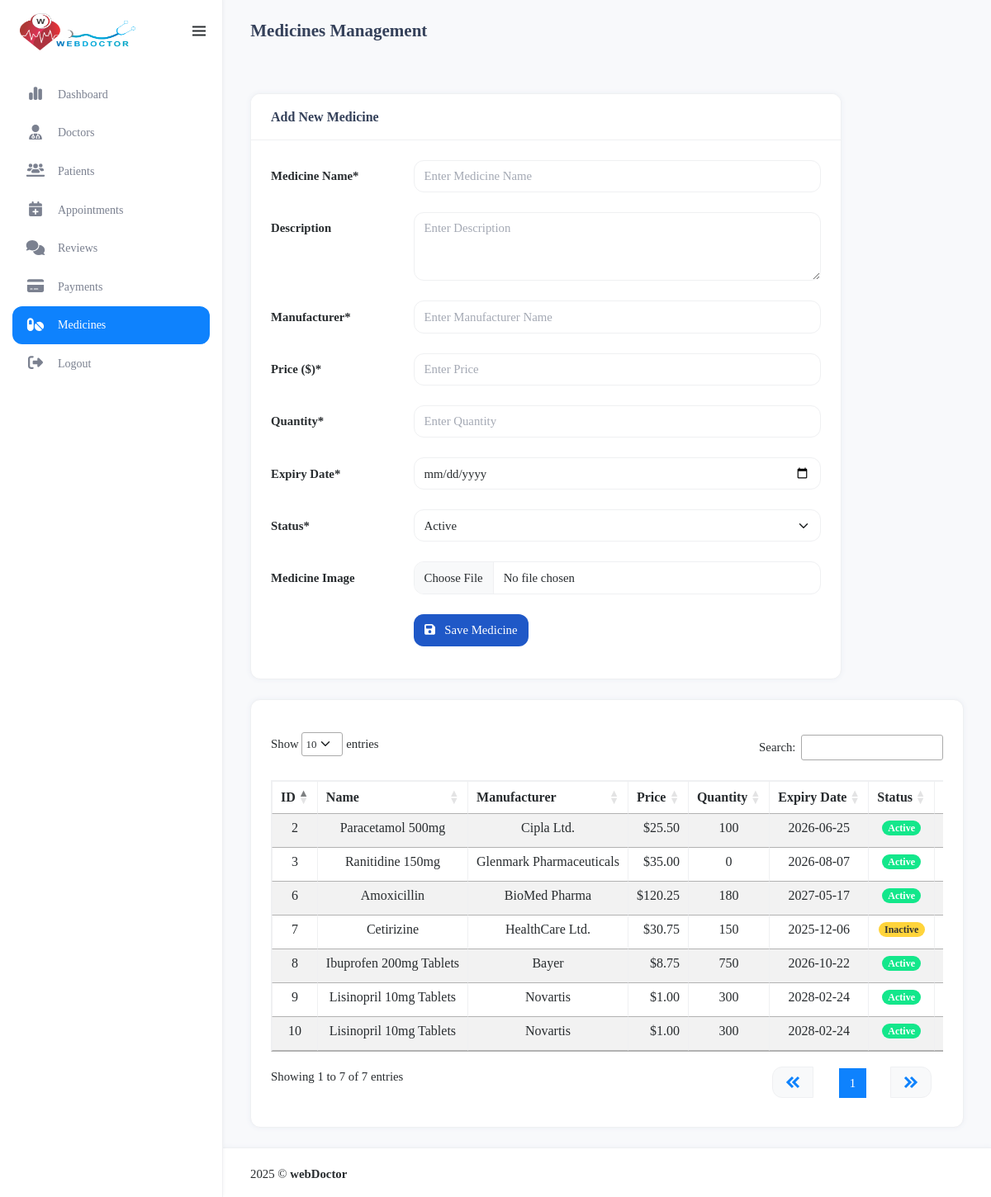
Before: /admin_manage_medicines/ with the older database file.
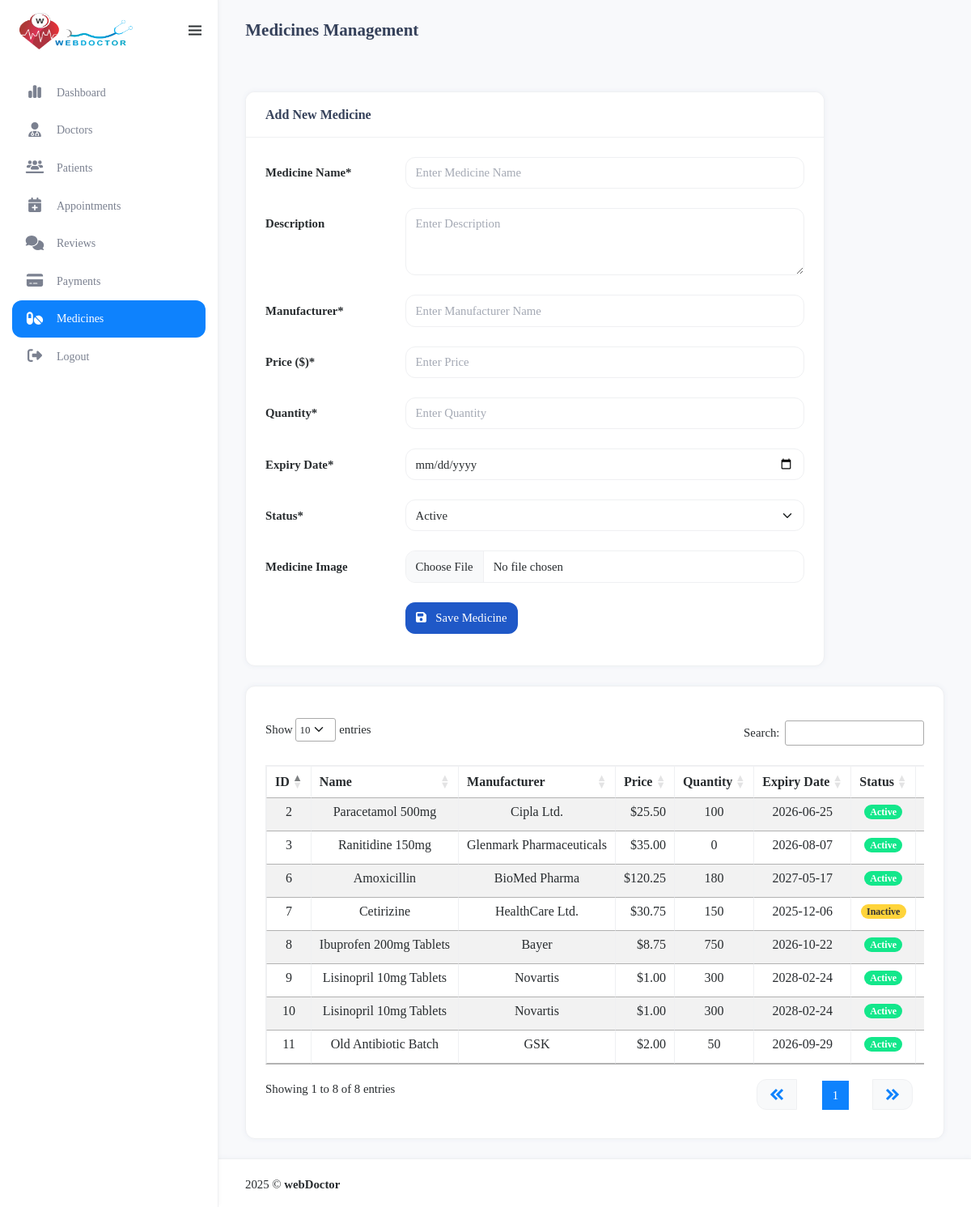
After: the same page with the newer database file.
### myapp/models.py (models this page shows, shortened)
class Medicine(models.Model):
    STATUS_CHOICES = (
        ('Active', 'Active'),
        ('Inactive', 'Inactive'),
        ('Discontinued', 'Discontinued'),
    )
    name = models.CharField(max_length=100)
    description = models.TextField()
    manufacturer = models.CharField(max_length=100)
    price = models.DecimalField(max_digits=10, decimal_places=2)
    quantity = models.PositiveIntegerField()
    expiry_date = models.DateField()
    status = models.CharField(max_length=20, choices=STATUS_CHOICES, default='Active')
    created_at = models.DateTimeField(default=now)
    img = models.ImageField(upload_to='profile_pics/', blank=True, null=True)
    updated_at = models.DateTimeField(auto_now=True)

### myapp/views.py (the view)
# urls.py: path("admin_manage_medicines/",views.admin_manage_medicines,name="admin_manage_medicines"),
def admin_manage_medicines(request):
    medicines = Medicine.objects.all().order_by('-id')
    context = {
        'all': medicines,
        'is_edit_mode': False  # Default to add mode
    }
    return render(request, 'admin_manage_medicines.html', context)

### myapp/templates/admin_manage_medicines.html (shortened to what the changed rows need)
{% load static %}
<html lang="en" style="transform: none" class="fontawesome-i2svg-active fontawesome-i2svg-complete">
<head>
    <link href="{%static 'assets/admin_css/bootstrap.min.css' %}" id="bootstrap-style" rel="stylesheet" type="text/css" />
    <link href="{%static 'assets/admin_css/app.min.css' %}" id="app-style" rel="stylesheet" type="text/css" />
    <link href="{%static 'assets/admin_css/icons.min.css' %}" rel="stylesheet" type="text/css" />
    <link rel="stylesheet" href="https://cdnjs.cloudflare.com/ajax/libs/boxicons/2.1.4/css/boxicons.min.css" />
    <link rel="stylesheet" type="text/css" href="https://cdn.datatables.net/1.13.6/css/dataTables.bootstrap5.min.css" />
    <link rel="stylesheet" type="text/css" href="https://cdn.datatables.net/responsive/2.5.0/css/responsive.bootstrap5.min.css" />
    <link rel="stylesheet" href="https://cdnjs.cloudflare.com/ajax/libs/jquery-confirm/3.3.2/jquery-confirm.min.css" />
    <link rel="stylesheet" href="https://cdnjs.cloudflare.com/ajax/libs/font-awesome/6.4.2/css/all.min.css">
</head>
<body>
    <div id="layout-wrapper">
        <div class="main-content">
            <div class="page-content">
                <div class="container-fluid mt-3">
                    <div class="row">
                        <div class="col-12">
                            <div class="card">
                                <div class="card-body">
                                    <div class="table-responsive">
                                        <table id="medicineTable" class="table table-striped table-bordered dt-responsive nowrap" style="width:100%">
                                            <thead class="text-center">
                                                <tr>
                                                    <th>ID</th>
                                                    <th>Name</th>
                                                    <th>Manufacturer</th>
                                                    <th>Price</th>
                                                    <th>Quantity</th>
                                                    <th>Expiry Date</th>
                                                    <th>Status</th>
                                                    <th>Actions</th>
                                                </tr>
                                            </thead>
                                            <tbody class="text-center">
                                                {% for medicine in all %}
                                                <tr>
                                                    <td class="text-center">{{ medicine.id }}</td>
                                                    <td>{{ medicine.name }}</td>
                                                    <td>{{ medicine.manufacturer }}</td>
                                                    <td class="text-end">${{ medicine.price }}</td>
                                                    <td class="text-center">{{ medicine.quantity }}</td>
                                                    <td class="text-center">{{ medicine.expiry_date|date:"Y-m-d" }}</td>
                                                    <td class="text-center">
                                                        {% if medicine.status == 'Active' %}
                                                            <span class="badge badge-active">Active</span>
                                                        {% elif medicine.status == 'Inactive' %}
                                                            <span class="badge badge-inactive">Inactive</span>
                                                        {% else %}
                                                            <span class="badge badge-discontinued">Discontinued</span>
                                                        {% endif %}
                                                    </td>
                                                    <td class="text-center">
                                                    </td>
                                                </tr>
                                                {% endfor %}
                                            </tbody>
                                        </table>
                                    </div>
                                </div>
                            </div>
                        </div>
                    </div>
                </div>
            </div>
        </div>
    </div>
</body>
</html>

Changed rows visible on the page:
added Medicine: id "11", name "Old Antibiotic Batch", manufacturer "GSK", price "2.00", quantity "50", expiry_date "2026-09-29", status "Active"
Other visible differences:
text written by a page script: "Show entries Search: Showing 1 to 7 of 7 entries 1" → "Show entries Search: Showing 1 to 8 of 8 entries 1"
